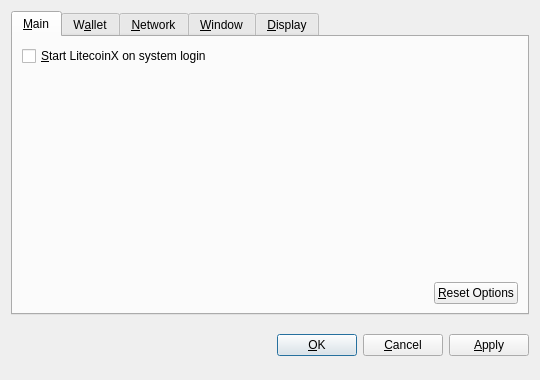
<?xml version="1.0" encoding="UTF-8"?>
<ui version="4.0">
 <class>OptionsDialog</class>
 <widget class="QDialog" name="OptionsDialog">
  <property name="geometry">
   <rect>
    <x>0</x>
    <y>0</y>
    <width>540</width>
    <height>380</height>
   </rect>
  </property>
  <property name="windowTitle">
   <string>Options</string>
  </property>
  <property name="modal">
   <bool>true</bool>
  </property>
  <layout class="QVBoxLayout" name="verticalLayout">
   <item>
    <widget class="QTabWidget" name="tabWidget">
     <property name="tabPosition">
      <enum>QTabWidget::North</enum>
     </property>
     <property name="currentIndex">
      <number>0</number>
     </property>
     <widget class="QWidget" name="tabMain">
      <attribute name="title">
       <string>&amp;Main</string>
      </attribute>
      <layout class="QVBoxLayout" name="verticalLayout_Main">
       <item>
        <widget class="QCheckBox" name="bitcoinAtStartup">
         <property name="toolTip">
          <string>Automatically start LitecoinX after logging in to the system.</string>
         </property>
         <property name="text">
          <string>&amp;Start LitecoinX on system login</string>
         </property>
        </widget>
       </item>
       <item>
        <spacer name="verticalSpacer_Main">
         <property name="orientation">
          <enum>Qt::Vertical</enum>
         </property>
         <property name="sizeHint" stdset="0">
          <size>
           <width>20</width>
           <height>40</height>
          </size>
         </property>
        </spacer>
       </item>
       <item>
        <layout class="QHBoxLayout" name="horizontalLayout_2_Main">
         <item>
          <spacer name="horizontalSpacer_2_Main">
           <property name="orientation">
            <enum>Qt::Horizontal</enum>
           </property>
           <property name="sizeHint" stdset="0">
            <size>
             <width>40</width>
             <height>20</height>
            </size>
           </property>
          </spacer>
         </item>
         <item>
          <widget class="QPushButton" name="resetButton">
           <property name="toolTip">
            <string>Reset all client options to default.</string>
           </property>
           <property name="text">
            <string>&amp;Reset Options</string>
           </property>
           <property name="autoDefault">
            <bool>false</bool>
           </property>
          </widget>
         </item>
        </layout>
       </item>
      </layout>
     </widget>
     <widget class="QWidget" name="tabWallet">
      <attribute name="title">
       <string>W&amp;allet</string>
      </attribute>
      <layout class="QVBoxLayout" name="verticalLayout_Network">
       <item>
        <widget class="QLabel" name="transactionFeeInfoLabel">
         <property name="text">
          <string>Optional transaction fee per kB that helps make sure your transactions are processed quickly. Most transactions are 1 kB.</string>
         </property>
         <property name="textFormat">
          <enum>Qt::PlainText</enum>
         </property>
         <property name="wordWrap">
          <bool>true</bool>
         </property>
        </widget>
       </item>
       <item>
        <layout class="QHBoxLayout" name="horizontalLayout_1_Main">
         <item>
          <widget class="QLabel" name="transactionFeeLabel">
           <property name="text">
            <string>Pay transaction &amp;fee</string>
           </property>
           <property name="textFormat">
            <enum>Qt::PlainText</enum>
           </property>
           <property name="buddy">
            <cstring>transactionFee</cstring>
           </property>
          </widget>
         </item>
         <item>
          <widget class="BitcoinAmountField" name="transactionFee"/>
         </item>
         <item>
          <spacer name="horizontalSpacer_1_Main">
           <property name="orientation">
            <enum>Qt::Horizontal</enum>
           </property>
           <property name="sizeHint" stdset="0">
            <size>
             <width>40</width>
             <height>20</height>
            </size>
           </property>
          </spacer>
         </item>
        </layout>
       </item>
       <item>
        <widget class="QLabel" name="label">
         <property name="text">
          <string>If you disable the spending of unconfirmed change, the change from a transaction cannot be used until that transaction has at least one confirmation. This also affects how your balance is computed.</string>
         </property>
         <property name="wordWrap">
          <bool>true</bool>
         </property>
        </widget>
       </item>
       <item>
        <widget class="QCheckBox" name="spendZeroConfChange">
         <property name="text">
          <string>Spend unconfirmed change  (experts only)</string>
         </property>
        </widget>
       </item>
       <item>
        <spacer name="verticalSpacer">
         <property name="orientation">
          <enum>Qt::Vertical</enum>
         </property>
         <property name="sizeHint" stdset="0">
          <size>
           <width>20</width>
           <height>40</height>
          </size>
         </property>
        </spacer>
       </item>
      </layout>
     </widget>
     <widget class="QWidget" name="tabNetwork">
      <attribute name="title">
       <string>&amp;Network</string>
      </attribute>
      <layout class="QVBoxLayout" name="verticalLayout_Network">
       <item>
        <widget class="QCheckBox" name="mapPortUpnp">
         <property name="toolTip">
          <string>Automatically open the LitecoinX client port on the router. This only works when your router supports UPnP and it is enabled.</string>
         </property>
         <property name="text">
          <string>Map port using &amp;UPnP</string>
         </property>
        </widget>
       </item>
       <item>
        <widget class="QCheckBox" name="connectSocks">
         <property name="toolTip">
          <string>Connect to the LitecoinX network through a SOCKS proxy (e.g. when connecting through Tor).</string>
         </property>
         <property name="text">
          <string>&amp;Connect through SOCKS proxy:</string>
         </property>
        </widget>
       </item>
       <item>
        <layout class="QHBoxLayout" name="horizontalLayout_Network">
         <item>
          <widget class="QLabel" name="proxyIpLabel">
           <property name="text">
            <string>Proxy &amp;IP:</string>
           </property>
           <property name="textFormat">
            <enum>Qt::PlainText</enum>
           </property>
           <property name="buddy">
            <cstring>proxyIp</cstring>
           </property>
          </widget>
         </item>
         <item>
          <widget class="QValidatedLineEdit" name="proxyIp">
           <property name="maximumSize">
            <size>
             <width>140</width>
             <height>16777215</height>
            </size>
           </property>
           <property name="toolTip">
            <string>IP address of the proxy (e.g. 127.0.0.1)</string>
           </property>
          </widget>
         </item>
         <item>
          <widget class="QLabel" name="proxyPortLabel">
           <property name="text">
            <string>&amp;Port:</string>
           </property>
           <property name="textFormat">
            <enum>Qt::PlainText</enum>
           </property>
           <property name="buddy">
            <cstring>proxyPort</cstring>
           </property>
          </widget>
         </item>
         <item>
          <widget class="QLineEdit" name="proxyPort">
           <property name="maximumSize">
            <size>
             <width>55</width>
             <height>16777215</height>
            </size>
           </property>
           <property name="toolTip">
            <string>Port of the proxy (e.g. 9050)</string>
           </property>
          </widget>
         </item>
         <item>
          <widget class="QLabel" name="socksVersionLabel">
           <property name="text">
            <string>SOCKS &amp;Version:</string>
           </property>
           <property name="textFormat">
            <enum>Qt::PlainText</enum>
           </property>
           <property name="buddy">
            <cstring>socksVersion</cstring>
           </property>
          </widget>
         </item>
         <item>
          <widget class="QValueComboBox" name="socksVersion">
           <property name="toolTip">
            <string>SOCKS version of the proxy (e.g. 5)</string>
           </property>
          </widget>
         </item>
         <item>
          <spacer name="horizontalSpacer_Network">
           <property name="orientation">
            <enum>Qt::Horizontal</enum>
           </property>
           <property name="sizeHint" stdset="0">
            <size>
             <width>40</width>
             <height>20</height>
            </size>
           </property>
          </spacer>
         </item>
        </layout>
       </item>
       <item>
        <spacer name="verticalSpacer_Network">
         <property name="orientation">
          <enum>Qt::Vertical</enum>
         </property>
         <property name="sizeHint" stdset="0">
          <size>
           <width>20</width>
           <height>40</height>
          </size>
         </property>
        </spacer>
       </item>
      </layout>
     </widget>
     <widget class="QWidget" name="tabWindow">
      <attribute name="title">
       <string>&amp;Window</string>
      </attribute>
      <layout class="QVBoxLayout" name="verticalLayout_Window">
       <item>
        <widget class="QCheckBox" name="minimizeToTray">
         <property name="toolTip">
          <string>Show only a tray icon after minimizing the window.</string>
         </property>
         <property name="text">
          <string>&amp;Minimize to the tray instead of the taskbar</string>
         </property>
        </widget>
       </item>
       <item>
        <widget class="QCheckBox" name="minimizeOnClose">
         <property name="toolTip">
          <string>Minimize instead of exit the application when the window is closed. When this option is enabled, the application will be closed only after selecting Quit in the menu.</string>
         </property>
         <property name="text">
          <string>M&amp;inimize on close</string>
         </property>
        </widget>
       </item>
       <item>
        <spacer name="verticalSpacer_Window">
         <property name="orientation">
          <enum>Qt::Vertical</enum>
         </property>
         <property name="sizeHint" stdset="0">
          <size>
           <width>20</width>
           <height>40</height>
          </size>
         </property>
        </spacer>
       </item>
      </layout>
     </widget>
     <widget class="QWidget" name="tabDisplay">
      <attribute name="title">
       <string>&amp;Display</string>
      </attribute>
      <layout class="QVBoxLayout" name="verticalLayout_Display">
       <item>
        <layout class="QHBoxLayout" name="horizontalLayout_1_Display">
         <item>
          <widget class="QLabel" name="langLabel">
           <property name="text">
            <string>User Interface &amp;language:</string>
           </property>
           <property name="textFormat">
            <enum>Qt::PlainText</enum>
           </property>
           <property name="buddy">
            <cstring>lang</cstring>
           </property>
          </widget>
         </item>
         <item>
          <widget class="QValueComboBox" name="lang">
           <property name="toolTip">
            <string>The user interface language can be set here. This setting will take effect after restarting LitecoinX.</string>
           </property>
          </widget>
         </item>
        </layout>
       </item>
       <item>
        <layout class="QHBoxLayout" name="horizontalLayout_2_Display">
         <item>
          <widget class="QLabel" name="unitLabel">
           <property name="text">
            <string>&amp;Unit to show amounts in:</string>
           </property>
           <property name="textFormat">
            <enum>Qt::PlainText</enum>
           </property>
           <property name="buddy">
            <cstring>unit</cstring>
           </property>
          </widget>
         </item>
         <item>
          <widget class="QValueComboBox" name="unit">
           <property name="toolTip">
            <string>Choose the default subdivision unit to show in the interface and when sending coins.</string>
           </property>
          </widget>
         </item>
        </layout>
       </item>
       <item>
        <widget class="QCheckBox" name="displayAddresses">
         <property name="toolTip">
          <string>Whether to show LitecoinX addresses in the transaction list or not.</string>
         </property>
         <property name="text">
          <string>&amp;Display addresses in transaction list</string>
         </property>
        </widget>
       </item>
       <item>
        <widget class="QCheckBox" name="coinControlFeatures">
         <property name="toolTip">
          <string>Whether to show coin control features or not.</string>
         </property>
         <property name="text">
          <string>Display coin &amp;control features (experts only!)</string>
         </property>
        </widget>
       </item>
       <item>
        <spacer name="verticalSpacer_Display">
         <property name="orientation">
          <enum>Qt::Vertical</enum>
         </property>
         <property name="sizeHint" stdset="0">
          <size>
           <width>20</width>
           <height>40</height>
          </size>
         </property>
        </spacer>
       </item>
      </layout>
     </widget>
    </widget>
   </item>
   <item>
    <layout class="QHBoxLayout" name="horizontalLayout_Buttons">
     <item>
      <spacer name="horizontalSpacer_1">
       <property name="orientation">
        <enum>Qt::Horizontal</enum>
       </property>
       <property name="sizeHint" stdset="0">
        <size>
         <width>40</width>
         <height>48</height>
        </size>
       </property>
      </spacer>
     </item>
     <item>
      <widget class="QLabel" name="statusLabel">
       <property name="font">
        <font>
         <weight>75</weight>
         <bold>true</bold>
        </font>
       </property>
       <property name="text">
        <string/>
       </property>
       <property name="textFormat">
        <enum>Qt::PlainText</enum>
       </property>
       <property name="wordWrap">
        <bool>true</bool>
       </property>
      </widget>
     </item>
     <item>
      <spacer name="horizontalSpacer_2">
       <property name="orientation">
        <enum>Qt::Horizontal</enum>
       </property>
       <property name="sizeHint" stdset="0">
        <size>
         <width>40</width>
         <height>48</height>
        </size>
       </property>
      </spacer>
     </item>
     <item>
      <widget class="QPushButton" name="okButton">
       <property name="text">
        <string>&amp;OK</string>
       </property>
      </widget>
     </item>
     <item>
      <widget class="QPushButton" name="cancelButton">
       <property name="text">
        <string>&amp;Cancel</string>
       </property>
       <property name="autoDefault">
        <bool>false</bool>
       </property>
      </widget>
     </item>
     <item>
      <widget class="QPushButton" name="applyButton">
       <property name="text">
        <string>&amp;Apply</string>
       </property>
       <property name="autoDefault">
        <bool>false</bool>
       </property>
      </widget>
     </item>
    </layout>
   </item>
  </layout>
 </widget>
 <customwidgets>
  <customwidget>
   <class>BitcoinAmountField</class>
   <extends>QSpinBox</extends>
   <header>bitcoinamountfield.h</header>
  </customwidget>
  <customwidget>
   <class>QValueComboBox</class>
   <extends>QComboBox</extends>
   <header>qvaluecombobox.h</header>
  </customwidget>
  <customwidget>
   <class>QValidatedLineEdit</class>
   <extends>QLineEdit</extends>
   <header>qvalidatedlineedit.h</header>
  </customwidget>
 </customwidgets>
 <resources/>
 <connections/>
</ui>
